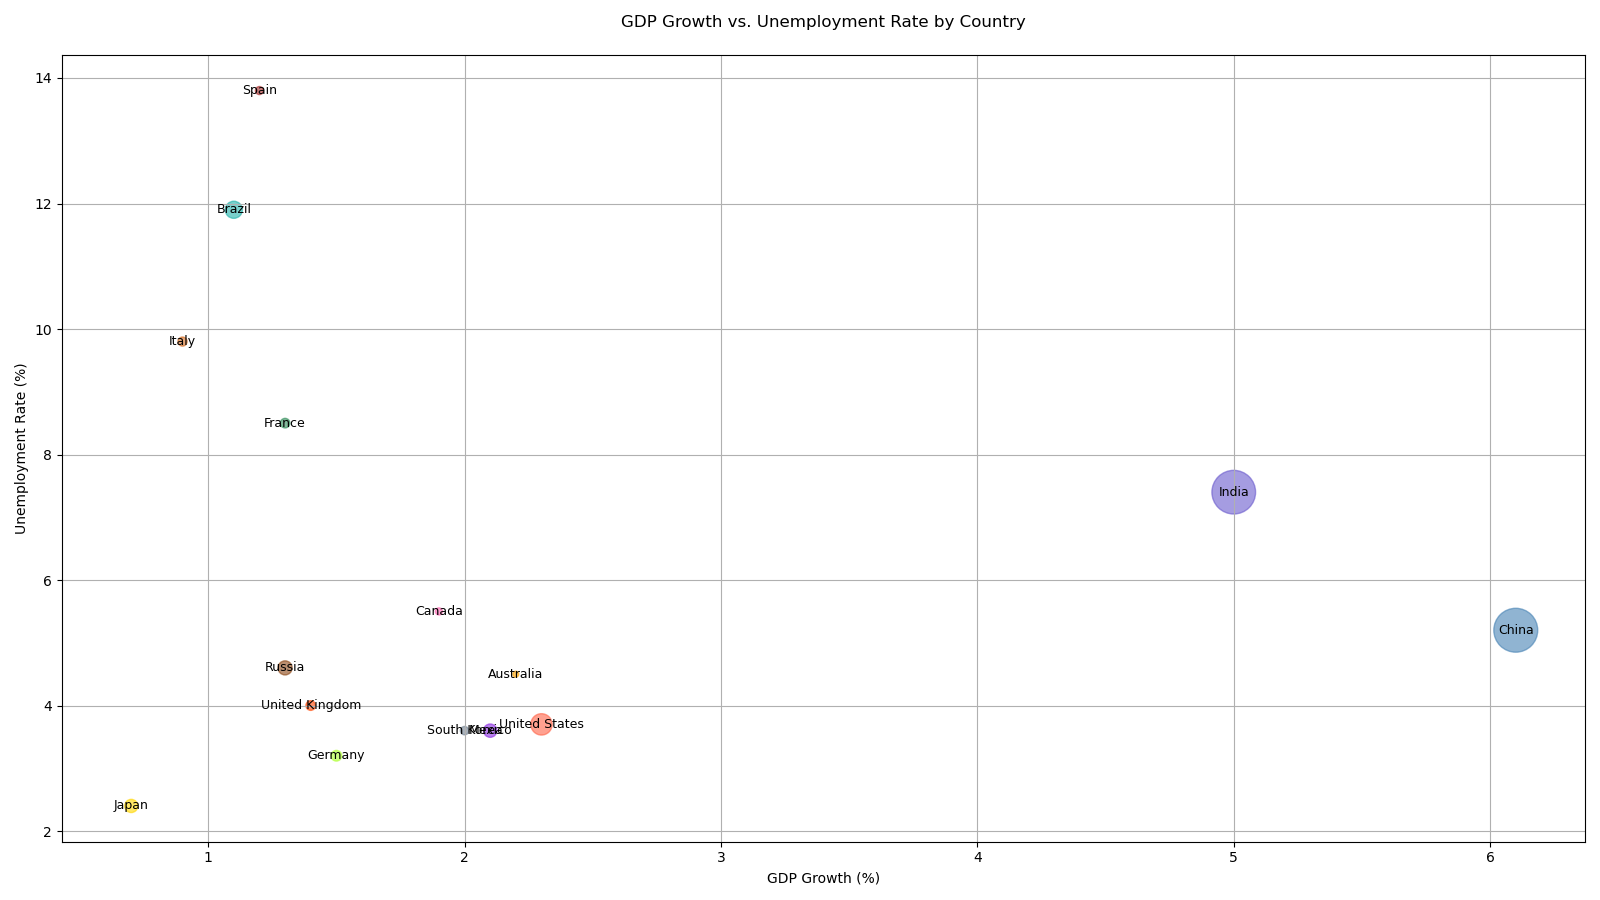

The Python source for this figure:

import matplotlib.pyplot as plt

# Data
countries = ['United States', 'China', 'Japan', 'Germany', 'India', 'Brazil', 'Canada', 'Russia', 'South Korea', 'Australia', 'United Kingdom', 'France', 'Italy', 'Mexico', 'Spain']
gdp_growth = [2.3, 6.1, 0.7, 1.5, 5.0, 1.1, 1.9, 1.3, 2.0, 2.2, 1.4, 1.3, 0.9, 2.1, 1.2]  # percentage
unemployment_rate = [3.7, 5.2, 2.4, 3.2, 7.4, 11.9, 5.5, 4.6, 3.6, 4.5, 4.0, 8.5, 9.8, 3.6, 13.8]  # percentage
population = [331000, 1395000, 126500, 83200, 1380000, 212500, 38000, 144500, 51200, 25600, 67800, 67000, 60500, 128900, 47300]  # in thousands

# Normalize the population data to use as bubble sizes
max_population = max(population)
bubble_sizes = [(p / max_population) * 1000 for p in population]

# Plot
plt.figure(figsize=(16, 9))  # Adjusted width and height of the chart
plt.scatter(gdp_growth, unemployment_rate, s=bubble_sizes,
            color=['#FF6347', '#4682B4', '#FFD700', '#ADFF2F', '#6A5ACD', '#20B2AA', '#FF69B4', '#8B4513', '#708090', '#FFA500', '#FF4500', '#2E8B57', '#D2691E', '#8A2BE2', '#A52A2A'],
            alpha=0.6)

# Additional Customization
plt.title('GDP Growth vs. Unemployment Rate by Country', pad=20)
plt.xlabel('GDP Growth (%)')
plt.ylabel('Unemployment Rate (%)')
plt.grid(True)

# Annotating the country names
for i, country in enumerate(countries):
    plt.text(gdp_growth[i], unemployment_rate[i], country, ha='center', va='center', fontsize=9)

# Show the plot
plt.tight_layout()
plt.show()
